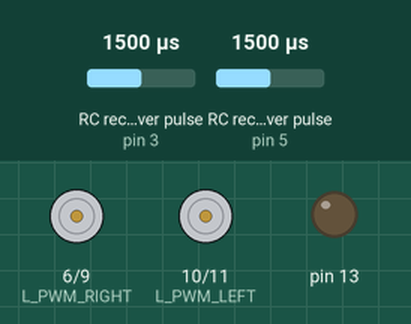
Simulated run of this sketch. Board: Arduino Uno, built with avr-gcc and run on an emulated ATmega328P. Parts: motor-driver pin pairs drawn as motors (green arrow = first pin HIGH = forward, orange = second pin HIGH = backward, longer = more drive), output pins drawn as LEDs (lit = HIGH). Wiring (inferred from the names in the program): 2 × RC receiver channel: data pin 3 / data pin 5. The inputs (shaded band) are chosen by the test bench; at power-on: RC receiver pulse (sensors on pin 3, pin 5) 1500 µs.

Above: at 1.2 s.
1.3 s: RC receiver pulse (sensor on pin 3) set to 1020 µs
At 2.2 s:
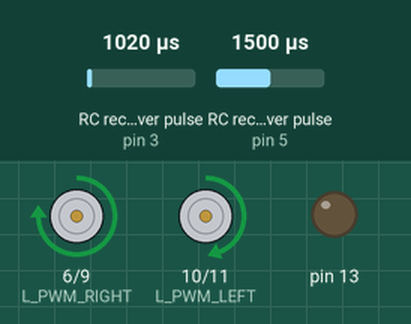
2.8 s: RC receiver pulse (sensor on pin 5) set to 1020 µs
At 3.3 s:
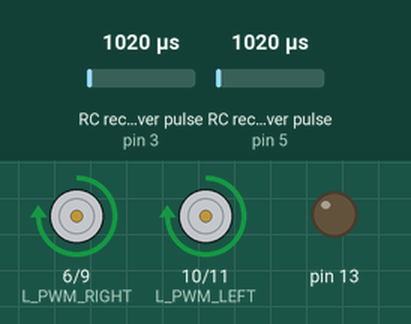
4.3 s: RC receiver pulse (sensor on pin 3) set to 1250 µs
At 5.5 s:
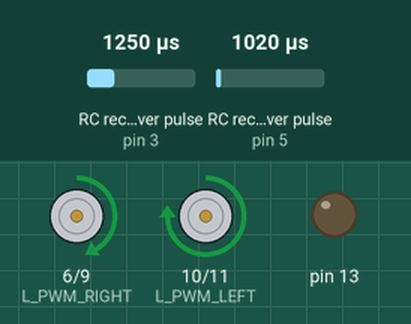
5.8 s: RC receiver pulse (sensor on pin 5) set to 1250 µs
At 6.8 s:
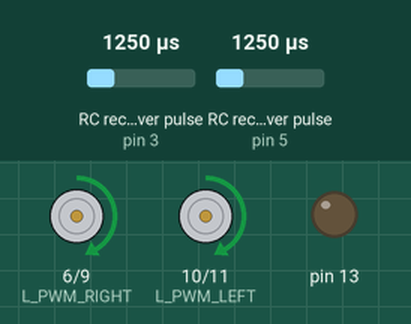
7.3 s: RC receiver pulse (sensor on pin 3) set to 1750 µs
At 8.0 s:
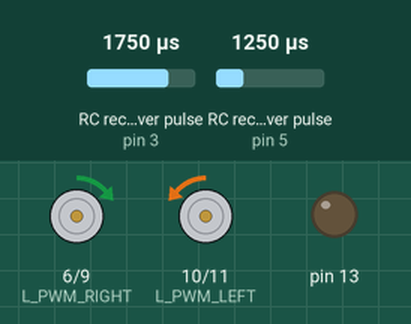
8.8 s: RC receiver pulse (sensor on pin 5) set to 1500 µs
At 9.1 s:
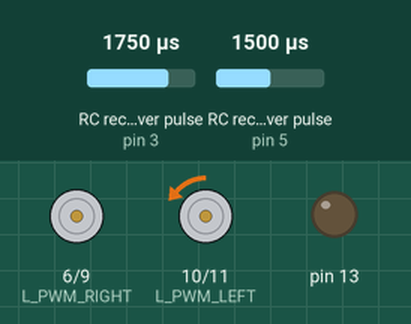
Timing chart, 0 to 11.3 s (numbered marks = the images above; inputs shaded):
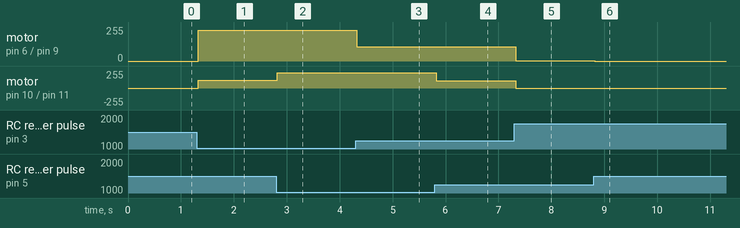

The sketch:

blinker.ino
```cpp
// Channel pins

int CH1 = 3;
int CH2 = 5;

// Left Motor Driver

int L_PWM_LEFT = 10;
int R_PWM_LEFT = 11;

// Right Motor Driver

int L_PWM_RIGHT = 6;
int R_PWM_RIGHT = 9;

// Distance Sensor

int TRIG = 2;
int ECHO = A0;

// FWD
int Ch1Ch2_start_Fwd = 1550;
int Ch1Ch2_End_Fwd = 2030;
// BACK
int Ch1Ch2_start_Bac = 1450;
int Ch1Ch2_End_Bac = 980;

// Distance Threshold and Error

int THRESHOLD = 20;
int ERROR = 5;

void forward(int ch1_forward_speed, int ch2_forward_speed) {
  // spin both left and right motors clockwise

  analogWrite(R_PWM_RIGHT, ch2_forward_speed);
  analogWrite(R_PWM_LEFT, ch1_forward_speed);

  analogWrite(L_PWM_RIGHT, 0);
  analogWrite(L_PWM_LEFT, 0);
}

void backward(int ch1_backward_speed, int ch2_backward_speed) {
  // spin both motors anti clock
  analogWrite(L_PWM_LEFT, ch2_backward_speed);
  analogWrite(L_PWM_RIGHT, ch1_backward_speed);

  analogWrite(R_PWM_RIGHT, 0);
  analogWrite(R_PWM_LEFT, 0);
}

void left(int ch1_backward_speed) {
  // spin LEFT motor anti clock and RIGHT motor clock;
  analogWrite(R_PWM_RIGHT, ch1_backward_speed);
  analogWrite(L_PWM_LEFT, ch1_backward_speed);

  analogWrite(R_PWM_LEFT, 0);
  analogWrite(L_PWM_RIGHT, 0);
}

void right(int ch1_forward_speed) {
  // spin RIGHT motor anti clock and LEFT motor clock
  analogWrite(L_PWM_RIGHT, ch1_forward_speed);
  analogWrite(R_PWM_LEFT, ch1_forward_speed);

  analogWrite(L_PWM_LEFT, 0);
  analogWrite(R_PWM_RIGHT, 0);
}

void forward_right(int ch1_forward_speed) {
  // Spin both motors clockwise with LEFT motor being faster than RIGHT
  analogWrite(R_PWM_LEFT, ch1_forward_speed);
  analogWrite(R_PWM_RIGHT, ch1_forward_speed / 2);

  analogWrite(L_PWM_RIGHT, 0);
  analogWrite(L_PWM_LEFT, 0);
}

void forward_left(int ch1_forward_speed) {
  // Spin both motors clockwise with LEFT motor being slower than RIGHT
  analogWrite(R_PWM_RIGHT, ch1_forward_speed);
  analogWrite(R_PWM_LEFT, ch1_forward_speed / 2);

  analogWrite(L_PWM_RIGHT, 0);
  analogWrite(L_PWM_LEFT, 0);
}

void backward_right(int ch1_backward_speed) {
  // Spin both motors anticlockwise with LEFT motor being faster than RIGHT
  analogWrite(L_PWM_LEFT, ch1_backward_speed);
  analogWrite(L_PWM_RIGHT, ch1_backward_speed / 2);

  analogWrite(R_PWM_RIGHT, 0);
  analogWrite(R_PWM_LEFT, 0);
}

void backward_left(int ch1_backward_speed) {
  // Spin both motors anticlockwise with LEFT motor being slower than RIGHT
  analogWrite(L_PWM_RIGHT, ch1_backward_speed);
  analogWrite(L_PWM_LEFT, ch1_backward_speed / 2);

  analogWrite(R_PWM_RIGHT, 0);
  analogWrite(R_PWM_LEFT, 0);
}

void car_stop() {
  // stop any motion
  analogWrite(R_PWM_LEFT, 0);
  analogWrite(R_PWM_RIGHT, 0);
  analogWrite(L_PWM_LEFT, 0);
  analogWrite(L_PWM_RIGHT, 0);
}

double ultrasonicRead(int TRIG,int ECHO) {
  // make the trigger pin high for 10 micro seconds
  digitalWrite(TRIG, HIGH);
  delayMicroseconds(10);
  digitalWrite(TRIG, LOW);

  // make the echo pin high and calculate the pulse duration
  int DUR = pulseIn(ECHO, HIGH);
  double DIST = (0.0343 * DUR) / 2; // calculate the distance
  return DIST;
}

void setup() {

  pinMode(CH1,INPUT);
  pinMode(CH2,INPUT);

  pinMode(L_PWM_LEFT,OUTPUT);
  pinMode(R_PWM_LEFT,OUTPUT);

  pinMode(L_PWM_RIGHT,OUTPUT);
  pinMode(R_PWM_RIGHT,OUTPUT);

  Serial.begin(9600);

  pinMode(TRIG,OUTPUT);
  pinMode(ECHO,INPUT);

  pinMode(13,OUTPUT);
  digitalWrite(13,LOW);

  digitalWrite(TRIG,LOW);
}


void loop() {
  int ch1 = pulseIn(CH1,HIGH);
  int ch2 = pulseIn(CH2,HIGH);

//  Serial.println("CH1 : " + String(ch1) + " CH2 : " + String(ch2));

  // forward speeds

  int ch1_forward_speed = map(ch1,Ch1Ch2_End_Fwd,Ch1Ch2_End_Fwd,0,255);
  int ch2_forward_speed = map(ch2,Ch1Ch2_End_Fwd,Ch1Ch2_End_Fwd,0,255);

  // backward speeds

  int ch1_backward_speed = map(ch1,Ch1Ch2_start_Bac,Ch1Ch2_End_Bac,0,255);
  int ch2_backward_speed = map(ch2,Ch1Ch2_start_Bac,Ch1Ch2_End_Bac,0,255);

  if (ch1 == 0 || ch2 == 0) {
    // one or both channels disconnected so stop the car
    car_stop();
  }

  // Going Forward
  else if ((ch1 > Ch1Ch2_start_Fwd && ch2 > Ch1Ch2_start_Fwd)) {
    forward(ch1_forward_speed,ch2_forward_speed);
  }
  // Going Right

  else if (ch1 > Ch1Ch2_start_Fwd && ch2 < Ch1Ch2_start_Bac) {
    right(ch1_forward_speed);
  }
  // Going Left

  else if (ch1 < Ch1Ch2_start_Bac && ch2 > Ch1Ch2_start_Fwd) {
    left(ch1_backward_speed);
  }

  // Going Back
  else if ((ch1 < Ch1Ch2_start_Bac && ch1 > Ch1Ch2_End_Bac) && ch2 < Ch1Ch2_start_Bac) {
    backward(ch1_backward_speed,ch2_backward_speed);
  }

  // Forward Right
  else if (ch1 > Ch1Ch2_start_Fwd && (ch2 < 1.003 * 1500 && ch2 > 0.997 * 1500)) {
    forward_right(ch1_forward_speed);
  }

  // Forward Left
  else if (ch2 > Ch1Ch2_start_Fwd && (ch1 < 1.003 * 1500 && ch2 > 0.997 * 1500)) {
    forward_left(ch1_forward_speed);
  }

  // Backward Right
  else if (ch2 < Ch1Ch2_start_Bac && (ch1 < 1.003 * 1500 && ch1 > 0.997 * 1500)) {
    backward_right(ch1_backward_speed);
  }

  // Backward Left
  else if ((ch1 < Ch1Ch2_start_Bac && ch1 > Ch1Ch2_End_Bac) && (ch2 < 1.003 * 1500 && ch2 > 0.997 * 1500)) {
    backward_left(ch1_backward_speed);
  }

  // Stick in middle
  else if ((ch1 < 1.003 * 900 && ch1 > 0.997 * 900) && (ch1 < 1.003 * 1500 && ch1 > 0.997 * 1500)) {
    car_stop();
  }

  else if (ch1 < 1.003 * 900 && ch1 > 0.997 * 900) {
    // first stop the car to measure distance
    car_stop();

    double DIST = ultrasonicRead(TRIG,ECHO); // Call the ultrasonicRead function to get the distance from the left sensor

    Serial.println("Distance : " + String(DIST));

    if(DIST == 0.00) car_stop();
    else if(DIST > THRESHOLD - ERROR && DIST < THRESHOLD + ERROR) car_stop();
    else if(DIST > THRESHOLD + ERROR) backward(25,25);
    else if(DIST < THRESHOLD - ERROR) forward(25,25);
    else car_stop();

  }

  else {
    // unexpected thing happened
    car_stop();
  }

}
```

Measured:
- after the input at 1.3 s, motor on pin 6 (L_PWM_RIGHT) / pin 9 (R_PWM_RIGHT): stopped → forward 232/255 at once; motor on pin 10 (L_PWM_LEFT) / pin 11 (R_PWM_LEFT): stopped → forward 116/255 at once
- after the input at 2.8 s, motor on pin 10 (L_PWM_LEFT) / pin 11 (R_PWM_LEFT): forward 116/255 → forward 232/255 at once
- after the input at 4.3 s, motor on pin 6 (L_PWM_RIGHT) / pin 9 (R_PWM_RIGHT): forward 232/255 → forward 107/255 at once
- after the input at 5.8 s, motor on pin 10 (L_PWM_LEFT) / pin 11 (R_PWM_LEFT): forward 232/255 → forward 107/255 at once
- after the input at 7.3 s, motor on pin 6 (L_PWM_RIGHT) / pin 9 (R_PWM_RIGHT): forward 107/255 → forward 1/255 at once; motor on pin 10 (L_PWM_LEFT) / pin 11 (R_PWM_LEFT): forward 107/255 → backward 1/255 at once
- after the input at 8.8 s, motor on pin 6 (L_PWM_RIGHT) / pin 9 (R_PWM_RIGHT): forward 1/255 → stopped at once
